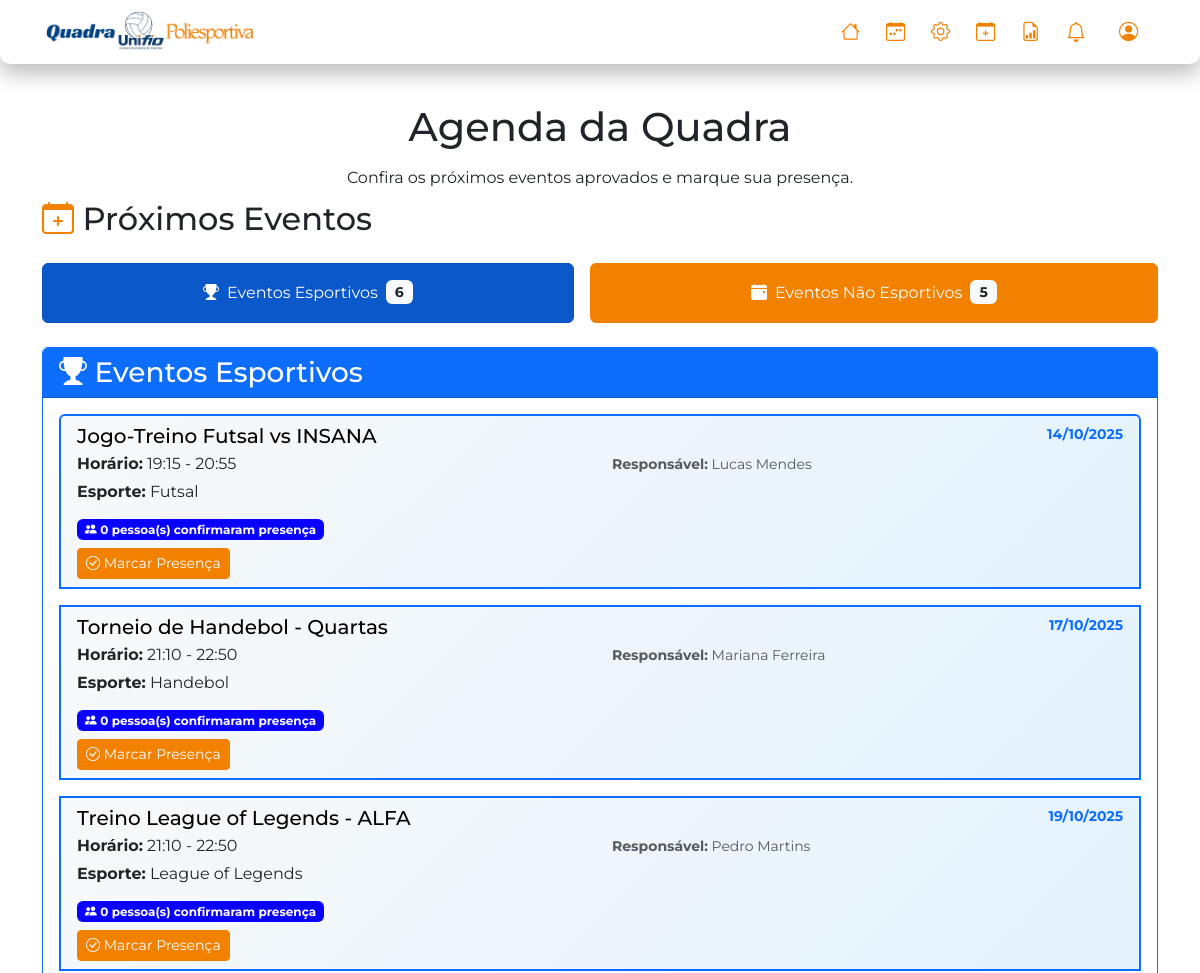
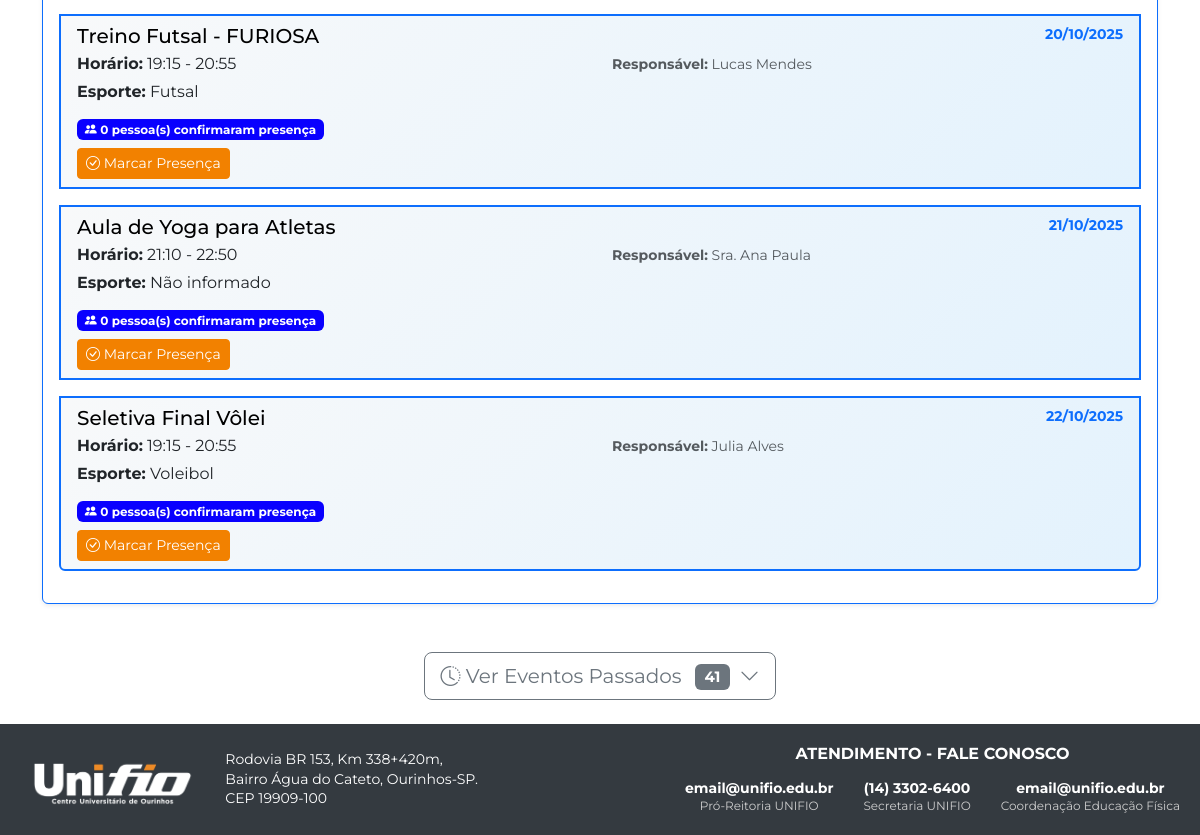
The app's page /agenda (signed in) with its own data (2 pictures, top to bottom).
### tables this page shows
CREATE TABLE `agendamentos` (
  `id` int NOT NULL,
  `usuario_id` int NOT NULL,
  `titulo` varchar(255) NOT NULL,
  `tipo_agendamento` enum('esportivo','nao_esportivo') NOT NULL,
  `esporte_tipo` varchar(100) DEFAULT NULL,
  `data_agendamento` date NOT NULL,
  `periodo` enum('primeiro','segundo') NOT NULL COMMENT 'primeiro: 19:15-20:55, segundo: 21:10-22:50',
  `descricao` text,
  `status` enum('aprovado','pendente','rejeitado','cancelado','finalizado') NOT NULL DEFAULT 'pendente',
  `motivo_rejeicao` text,
  `data_solicitacao` timestamp NOT NULL DEFAULT CURRENT_TIMESTAMP,
  `atletica_confirmada` tinyint(1) NOT NULL DEFAULT '0',
  `atletica_id_confirmada` int DEFAULT NULL,
  `quantidade_atletica` int DEFAULT '0',
  `quantidade_pessoas` int DEFAULT '0',
  `subtipo_evento` varchar(100) DEFAULT NULL COMMENT 'treino/campeonato para esportivos, palestra/workshop/formatura para nao_esportivos',
  `responsavel_evento` varchar(255) NOT NULL DEFAULT '',
  `possui_materiais` tinyint(1) DEFAULT NULL COMMENT '1=sim, 0=não',
  `materiais_necessarios` text,
  `responsabiliza_devolucao` tinyint(1) DEFAULT NULL,
  `lista_participantes` text,
  `arquivo_participantes` varchar(255) DEFAULT NULL,
  `arbitro_partida` varchar(255) DEFAULT NULL,
  `estimativa_participantes` int DEFAULT NULL,
  `evento_aberto_publico` tinyint(1) DEFAULT NULL COMMENT '1=sim, 0=não',
  `descricao_publico_alvo` text,
  `infraestrutura_adicional` text,
  `observacoes` text,
  `foi_editado` tinyint(1) DEFAULT 0 COMMENT 'Indica se o agendamento foi editado após criação',
  `data_edicao` datetime DEFAULT NULL COMMENT 'Data e hora da última edição',
  `observacoes_admin` text DEFAULT NULL COMMENT 'Observações adicionadas pelo admin ao editar o evento',
  `data_ultima_alteracao` datetime DEFAULT NULL COMMENT 'Data da última alteração feita pelo admin',
  `alterado_por_admin` tinyint(1) DEFAULT 0 COMMENT 'Indica se foi alterado por um admin',
  `data_cancelamento` datetime DEFAULT NULL COMMENT 'Data do cancelamento pelo admin',
  `cancelado_por_admin` tinyint(1) DEFAULT 0 COMMENT 'Indica se foi cancelado por um admin'
);

CREATE TABLE `usuarios` (
  `id` int NOT NULL,
  `nome` varchar(255) NOT NULL,
  `email` varchar(255) NOT NULL,
  `senha` varchar(255) NOT NULL,
  `ra` varchar(20) DEFAULT NULL,
  `data_nascimento` date DEFAULT NULL,
  `telefone` varchar(20) DEFAULT NULL,
  `curso_id` int DEFAULT NULL,
  `role` enum('usuario','admin','superadmin') NOT NULL DEFAULT 'usuario',
  `atletica_id` int DEFAULT NULL,
  `tipo_usuario_detalhado` enum('Membro das Atleticas','Professor','Aluno','Comunidade Externa') DEFAULT NULL,
  `is_coordenador` tinyint(1) NOT NULL DEFAULT '0',
  `atletica_join_status` enum('none','pendente','aprovado') NOT NULL DEFAULT 'none',
  `login_code` varchar(6) DEFAULT NULL,
  `login_code_expires` datetime DEFAULT NULL,
  `reset_token` varchar(255) DEFAULT NULL,
  `reset_token_expires` datetime DEFAULT NULL  
);

### src/Core/Connection.php (called while the page is built, shortened)
<?php
class Connection
{
    private static ?PDO $instance = null;
    public static function getInstance(): PDO
    {
        if (self::$instance === null) {
            $host = 'db';
            $dbname = 'application';
            $username = 'appuser';
            $password = 'apppass';
            $charset = 'utf8mb4';
            $dsn = "mysql:host={$host};dbname={$dbname};charset={$charset}";
            $options = [
                PDO::ATTR_ERRMODE            => PDO::ERRMODE_EXCEPTION,
                PDO::ATTR_DEFAULT_FETCH_MODE => PDO::FETCH_ASSOC,
                PDO::ATTR_EMULATE_PREPARES   => false,
            ];
            try {
                self::$instance = new PDO($dsn, $username, $password, $options);
                self::$instance->exec("SET NAMES utf8mb4 COLLATE utf8mb4_unicode_ci");
                self::$instance->exec("SET CHARACTER SET utf8mb4");
                self::$instance->exec("SET time_zone = '-03:00'");
            } catch (PDOException $e) {
                die('Erro de conexão com o banco de dados: ' . $e->getMessage());
            }
        }
        return self::$instance;
    }
}

### src/Controller/AgendaController.php (called while the page is built, shortened)
<?php
class AgendaController extends BaseController
{
    public function index()
    {
        try {
            $agendamentoRepo = $this->repository('AgendamentoRepository');
            $agendamentoRepo->updatePastEventsToFinalized();
            $eventos = $agendamentoRepo->findAgendaEvents(Auth::id());
            $data_atual = date('Y-m-d');
            $eventos_futuros = array_filter($eventos, fn($e) => $e['data_agendamento'] >= $data_atual);
            $eventos_passados = array_filter($eventos, fn($e) => $e['data_agendamento'] < $data_atual);
            $eventos_futuros_esportivos = array_filter($eventos_futuros, fn($e) => $e['tipo_agendamento'] === 'esportivo');
            $eventos_futuros_nao_esportivos = array_filter($eventos_futuros, fn($e) => $e['tipo_agendamento'] === 'nao_esportivo');
            $eventos_passados_esportivos = array_filter($eventos_passados, fn($e) => $e['tipo_agendamento'] === 'esportivo');
            $eventos_passados_nao_esportivos = array_filter($eventos_passados, fn($e) => $e['tipo_agendamento'] === 'nao_esportivo');
            view('pages/agenda', [
                'title' => 'Agenda da Quadra',
                'user' => $this->getUserData(),
                'eventos' => $eventos,
                'eventos_futuros_esportivos' => $eventos_futuros_esportivos,
                'eventos_futuros_nao_esportivos' => $eventos_futuros_nao_esportivos,
                'eventos_passados_esportivos' => $eventos_passados_esportivos,
                'eventos_passados_nao_esportivos' => $eventos_passados_nao_esportivos,
                'eventos_passados' => $eventos_passados,
                'data_atual' => $data_atual,
                'role' => Auth::role(),
                'atletica_id' => Auth::get('atletica_id'),
                'tipo_usuario_detalhado' => Auth::get('tipo_usuario_detalhado'),
                'additional_styles' => ['/css/usuario.css', '/css/agenda.css']
            ]);
        } catch (\Exception $e) {
            die("Erro ao carregar a agenda: " . $e->getMessage());
        }
    }
}

### public/index.php (called while the page is built, shortened)
<?php
$url = $_GET['url'] ?? '/';
if ($url !== '/') {
    $url = '/' . rtrim($url, '/');
}
$method = $_SERVER['REQUEST_METHOD'];
try {
    Application\Core\Router::dispatch($url, $method);
} catch (Exception $e) {
    $isAjax = !empty($_SERVER['HTTP_X_REQUESTED_WITH']) &&
              strtolower($_SERVER['HTTP_X_REQUESTED_WITH']) == 'xmlhttprequest';
    $isJsonEndpoint = strpos($url, '/agendamento/detalhes') !== false;
    if ($isAjax || $isJsonEndpoint) {
        if (ob_get_level() > 0) ob_end_clean();
        header('Content-Type: application/json');
        http_response_code(500);
        echo json_encode([
            'error' => 'Erro no servidor',
            'message' => $e->getMessage(),
            'file' => basename($e->getFile()),
            'line' => $e->getLine(),
            'trace' => explode("\n", $e->getTraceAsString())
        ]);
    } else {
        if (ob_get_level() > 0) ob_end_clean();
        http_response_code(500);
        echo "<h1>Erro na Aplicação</h1>";
        echo "<p>Ocorreu um erro inesperado. Detalhes:</p>";
        echo "<pre>" . htmlspecialchars($e->getMessage()) . "</pre>";
    }
}

### src/Controller/BaseController.php (called while the page is built, shortened)
<?php
abstract class BaseController
{
    protected function repository(string $repositoryName)
    {
        $className = "Application\\Repository\\" . $repositoryName;
        return new $className();
    }
}

### src/Core/Auth.php (called while the page is built, shortened)
<?php
class Auth
{
    public static function check(): bool
    {
        return isset($_SESSION['loggedin']) && $_SESSION['loggedin'] === true;
    }
    public static function id(): ?int
    {
        return self::check() ? (int)$_SESSION['id'] : null;
    }
}

### src/Repository/AgendamentoRepository.php (called while the page is built, shortened)
<?php
class AgendamentoRepository
{
    private $pdo;
    public function __construct()
    {
        $this->pdo = Connection::getInstance();
    }
    public function findAgendaEvents(int $usuarioId): array
    {
        $sql = "SELECT a.id, a.titulo, a.tipo_agendamento, a.esporte_tipo, a.data_agendamento, a.periodo,
                       u.nome as responsavel, p.id as presenca_id, a.atletica_confirmada,
                       a.atletica_id_confirmada, a.quantidade_atletica, at.nome as atletica_nome,
                       (SELECT COUNT(*) FROM presencas p2 WHERE p2.agendamento_id = a.id) as total_presencas,
                       CASE
                           WHEN a.periodo = 'primeiro' THEN '19:15 - 20:55'
                           WHEN a.periodo = 'segundo' THEN '21:10 - 22:50'
                           ELSE a.periodo
                       END as horario_periodo
                FROM agendamentos a
                JOIN usuarios u ON a.usuario_id = u.id
                LEFT JOIN presencas p ON a.id = p.agendamento_id AND p.usuario_id = :usuario_id
                LEFT JOIN atleticas at ON a.atletica_id_confirmada = at.id
                WHERE a.status IN ('aprovado', 'finalizado')
                ORDER BY a.data_agendamento ASC, a.periodo ASC";
        $stmt = $this->pdo->prepare($sql);
        $stmt->bindValue(':usuario_id', $usuarioId, PDO::PARAM_INT);
        $stmt->execute();
        return $stmt->fetchAll();
    }
}

### views/pages/agenda.view.php (the view, shortened to what this page needs)
<h1 class="title-dashboard">Agenda da Quadra</h1>
<p class="title-dashboard">Confira os próximos eventos aprovados e marque sua presença.</p>
<div class="mb-5">
    <h2 class="mb-4"><i class="bi bi-calendar-plus text-success icon-calender"></i> Próximos Eventos</h2>
    <div class="btn-eventos-container">
        <button class="btn btn-primary btn-evento-toggle flex-fill d-flex align-items-center justify-content-center" id="btnEventosEsportivos" onclick="toggleEventos('esportivos')">
            <i class="bi bi-trophy-fill me-2"></i>
            <span>Eventos Esportivos</span>
            <span class="badge bg-light text-dark ms-2"><?php echo count($eventos_futuros_esportivos); ?></span>
        </button>
        <button class="btn title-nao-esportivos btn-evento-toggle flex-fill d-flex align-items-center justify-content-center" id="btnEventosNaoEsportivos" onclick="toggleEventos('nao_esportivos')">
            <i class="bi bi-calendar-event-fill me-2"></i>
            <span>Eventos Não Esportivos</span>
            <span class="badge bg-light text-dark ms-2"><?php echo count($eventos_futuros_nao_esportivos); ?></span>
        </button>
    </div>
    <div id="eventosEsportivos" class="eventos-section" style="display: none;">
        <div class="card shadow-sm border-primary">
            <div class="card-header bg-primary text-white">
                <h3 class="mb-0"><i class="bi bi-trophy-fill"></i> Eventos Esportivos</h3>
            </div>
            <div class="card-body">
                <?php if (!empty($eventos_futuros_esportivos)): ?>
                    <div class="list-group">
                        <?php foreach ($eventos_futuros_esportivos as $evento): ?>
                            <div class="list-group-item list-group-item-action flex-column align-items-start mb-3 border-primary event-clickable"
                                 data-event-id="<?php echo $evento['id']; ?>"
                                 style="cursor: pointer;">
                                <div class="d-flex w-100 justify-content-between">
                                    <h5 class="mb-1 title-eventos-nao-es"><?php echo htmlspecialchars($evento['titulo'] ?? ''); ?></h5>
                                    <small class="text-primary fw-bold"><?php echo date('d/m/Y', strtotime($evento['data_agendamento'])); ?></small>
                                </div>
                                <div class="row mb-2">
                                    <div class="col-md-6">
                                        <p class="mb-1"><strong>Horário:</strong> <?php echo htmlspecialchars($evento['horario_periodo'] ?? $evento['periodo']); ?></p>
                                        <p class="mb-1"><strong>Esporte:</strong> <?php echo htmlspecialchars($evento['esporte_tipo'] ?? 'Não informado'); ?></p>
                                    </div>
                                    <div class="col-md-6">
                                        <small class="text-muted"><strong>Responsável:</strong> <?php echo htmlspecialchars($evento['responsavel'] ?? ''); ?></small>
                                    </div>
                                </div>
                                <div class="mb-2">
                                    <span class="badge bg-info">
                                        <i class="bi bi-people-fill"></i> <?php echo $evento['total_presencas']; ?> pessoa(s) confirmaram presença
                                    </span>
                                </div>
                                <div class="mt-2">
                                    <button type="button" class="btn btn-sm presenca-btn"
                                            data-agendamento-id="<?php echo $evento['id']; ?>"
                                            data-action="<?php echo $evento['presenca_id'] ? 'desmarcar' : 'marcar'; ?>">
                                        <?php if ($evento['presenca_id']): ?>
                                            <i class="bi bi-x-circle-fill"></i> Desmarcar Presença
                                        <?php else: ?>
                                            <i class="bi bi-check-circle"></i> Marcar Presença
                                        <?php endif; ?>
                                    </button>
                                </div>
                            </div>
                        <?php endforeach; ?>
                    </div>
                <?php else: ?>
                    <div class="alert alert-info">
                        <i class="bi bi-info-circle"></i> Nenhum evento esportivo agendado no momento.
                    </div>
                <?php endif; ?>
            </div>
        </div>
    </div>
</div>
<?php $total_eventos_passados = count($eventos_passados ?? []); ?>
<?php if ($total_eventos_passados > 0): ?>
    <div class="text-center mb-4">
        <button class="btn btn-outline-secondary btn-lg" id="toggleEventosPassados" onclick="toggleEventosPassados()">
            <i class="bi bi-clock-history"></i> <span id="toggleText">Ver Eventos Passados</span>
            <span class="badge bg-secondary ms-2"><?php echo $total_eventos_passados; ?></span>
            <i class="bi bi-chevron-down ms-1" id="toggleIcon"></i>
        </button>
    </div>
<?php endif; ?>
</body>

### src/Core/Router.php (shortened to what this page needs)
<?php
class Router
{
    protected static array $routes = [];
    public static function get(string $uri, string $action): void
    {
        self::$routes['GET'][$uri] = $action;
    }
    public static function post(string $uri, string $action): void
    {
        self::$routes['POST'][$uri] = $action;
    }
    protected static function extractParams(string $pattern, string $uri): ?array
    {
        $pattern = str_replace('/', '\/', $pattern);
        $pattern = preg_replace('/:([^\/]+)/', '(?P<\1>[^\/]+)', $pattern);
        $pattern = '/^' . $pattern . '$/';
        if (preg_match($pattern, $uri, $matches)) {
            array_shift($matches);
            return array_filter($matches, 'is_string', ARRAY_FILTER_USE_KEY);
        }
        return null;
    }
    public static function dispatch(string $uri, string $method): void
    {
        foreach (self::$routes[$method] as $route => $action) {
            $params = self::extractParams($route, $uri);
            if ($params !== null) {
                [$controllerName, $methodName] = explode('@', $action);
                $controllerClass = "Application\\Controller\\" . $controllerName;
                if (class_exists($controllerClass)) {
                    $controllerInstance = new $controllerClass();
                    if (method_exists($controllerInstance, $methodName)) {
                        call_user_func_array([$controllerInstance, $methodName], array_values($params));
                        return;
                    }
                }
            }
        }
        throw new \Exception("Rota não encontrada: [{$method}] {$uri}");
    }
}

### records on screen
agendamentos: titulo "Jogo-Treino Futsal vs INSANA", data_agendamento "14/10/2025", horario_periodo "19:15 - 20:55", esporte_tipo "Futsal", usuario.nome "Lucas Mendes", total_presencas "0"
agendamentos: titulo "Torneio de Handebol - Quartas", data_agendamento "17/10/2025", horario_periodo "21:10 - 22:50", esporte_tipo "Handebol", usuario.nome "Mariana Ferreira", total_presencas "0"
agendamentos: titulo "Treino League of Legends - ALFA", data_agendamento "19/10/2025", horario_periodo "21:10 - 22:50", esporte_tipo "League of Legends", usuario.nome "Pedro Martins", total_presencas "0"
agendamentos: titulo "Treino Futsal - FURIOSA", data_agendamento "20/10/2025", horario_periodo "19:15 - 20:55", esporte_tipo "Futsal", usuario.nome "Lucas Mendes", total_presencas "0"
agendamentos: titulo "Aula de Yoga para Atletas", data_agendamento "21/10/2025", horario_periodo "21:10 - 22:50", esporte_tipo "Não informado", usuario.nome "Sra. Ana Paula", total_presencas "0"
agendamentos: titulo "Seletiva Final Vôlei", data_agendamento "22/10/2025", horario_periodo "19:15 - 20:55", esporte_tipo "Voleibol", usuario.nome "Julia Alves", total_presencas "0"

### other values on screen
count($eventos_futuros_esportivos) "6"
count($eventos_futuros_nao_esportivos) "5"
$total_eventos_passados "41"
